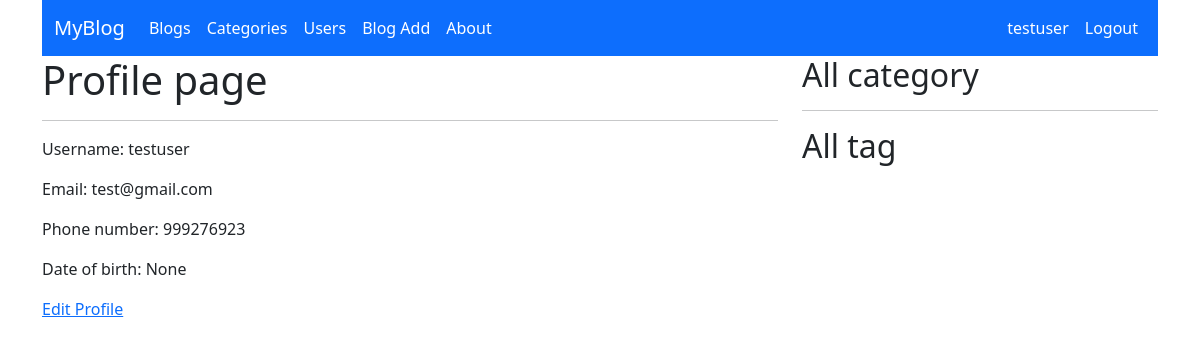
The app's page /account/profile/ (signed in), older data.
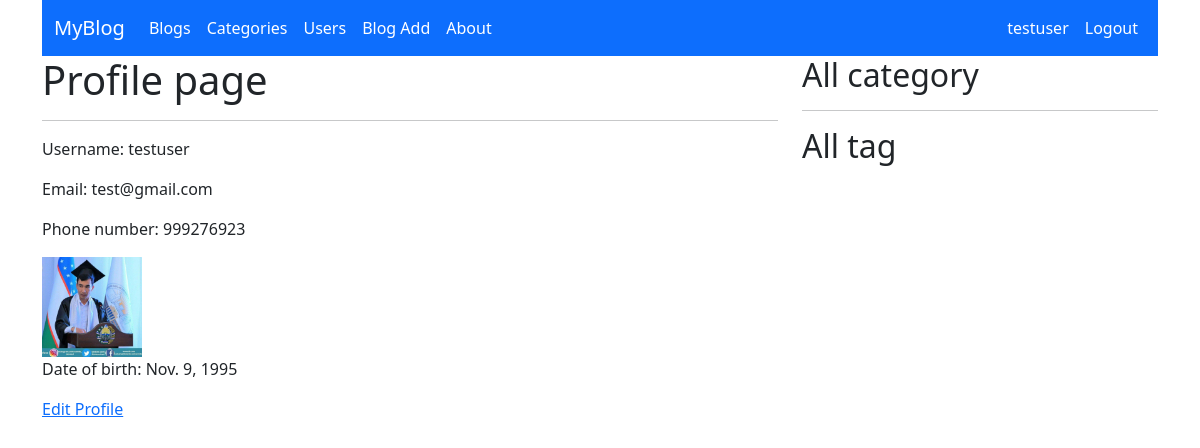
The same page, newer data.
### account/models.py (models this page shows, shortened)
class Account(AbstractUser):
    username = models.CharField(max_length=50, unique=True,
                                help_text=(
                                   "Siz 50 ta belgidan iborat username tanlashingiz mumkin"
                                ),
                                error_messages={
                                    "unique": "Bunaqa user avval ruyxatdan utgan.",
                                },
                                )
    phone_number = models.CharField(max_length=13, null=True, blank=True)
    date_of_birth = models.DateField(null=True, blank=True)
    image = models.ImageField(upload_to='account')
    address = models.CharField(max_length=150, null=True, blank=True)
    USERNAME_FIELD = "username"

### account/views.py (the view)
# urls.py: path('profile/', UserProfile.as_view(), name='profile'),
class UserProfile(View):
    def get(self, request):
        username = request.user.username
        profile = Account.objects.get(username=username)
        context = {
            'profile': profile
        }
        return render(request, 'account/profile.html', context)

### templates/account/profile.html (shortened to what this page needs)
{% extends 'base.html' %}
{% block content %}
    <h1>Profile page</h1>
    <hr>
    <p>Username: {{ profile.username }}</p>
    <p>Email: {{ profile.email }}</p>
    <p>Phone number: {{ profile.phone_number }}</p>
    {% if profile.image %}
        <img style="width: 100px" src="{{ profile.image.url }}">
    {% endif %}
    <p>Date of birth: {{ profile.date_of_birth }}</p>
    <a href="{% url 'profile_update' profile.id %}">Edit Profile</a>
{% endblock %}

### templates/header.html (shortened to what this page needs)
<nav class="navbar navbar-expand-lg navbar-dark bg-primary">
    <div class="container">
        <a class="navbar-brand" href="{% url 'blog_list' %}">MyBlog</a>
        <div class="collapse navbar-collapse" id="navbarSupportedContent">
            <ul class="navbar-nav me-auto mb-2 mb-lg-0">
                <li class="nav-item">
                    <a class="nav-link active" aria-current="page" href="{% url 'blog_list' %}">Blogs</a>
                </li>
                <li class="nav-item">
                    <a class="nav-link active" href="{% url 'category_list' %}">Categories</a>
                </li>
                <li class="nav-item">
                    <a href="{% url 'user_list' %}" class="nav-link active">Users</a>
                </li>
                <li class="nav-item">
                    <a href="{% url 'blog_create' %}" class="nav-link active">Blog Add</a>
                </li>
                <li class="nav-item">
                    <a class="nav-link active">About</a>
                </li>
            </ul>
            <ul class="navbar-nav  mb-2 mb-lg-0">
                {% if user.is_authenticated %}
                 <li class="nav-item">
                    <a href="{% url 'profile' %}" class="nav-link active">{{ user.username }}</a>
                </li>
                <li class="nav-item">
                    <a href="{% url 'logout' %}" class="nav-link active">Logout</a>
                </li>
                {% endif %}
            </ul>
        </div>
    </div>
</nav>

Row changes from the older to the newer data that the page shows:
changed Account "testuser": image: picture added; date_of_birth "None" → "Nov. 9, 1995"
